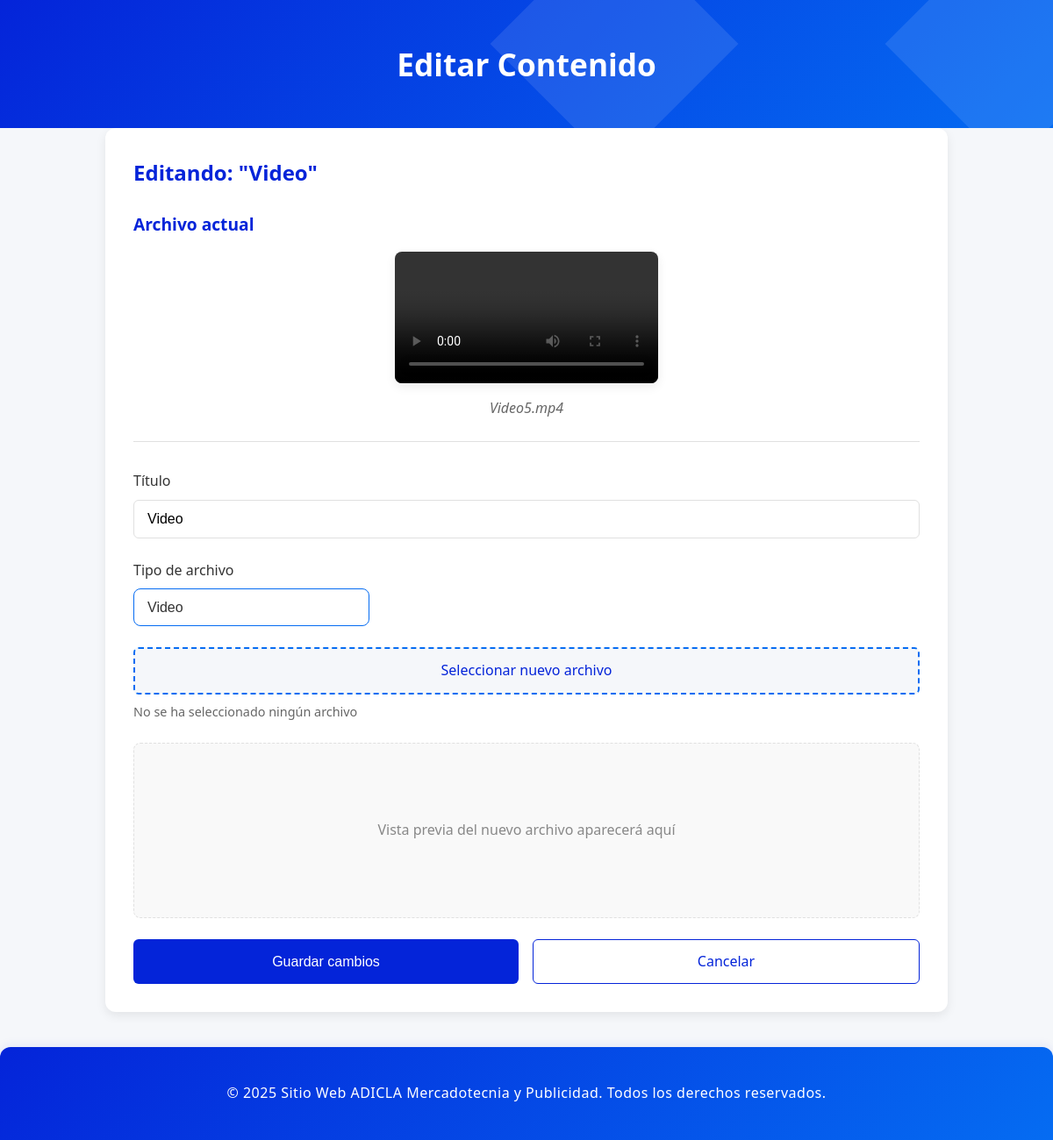
/edit/36/, run on the app's committed database.
### videos/models.py (models this page shows, shortened)
class Media(models.Model):
    MEDIA_TYPES = (
        ('video', 'Video'),
        ('image', 'Imagen'),
    )
    title = models.CharField(max_length=200)
    file = models.FileField(upload_to='media/')  # Carpeta única para videos e imágenes
    media_type = models.CharField(max_length=10, choices=MEDIA_TYPES)
    uploaded_at = models.DateTimeField(auto_now_add=True)

### videos/views.py (the view)
# urls.py: path('edit/<int:media_id>/', views.edit_media, name='edit_video'),
def edit_media(request, media_id):
    media = get_object_or_404(Media, id=media_id)
    if request.method == 'POST':
        form = MediaForm(request.POST, request.FILES, instance=media)
        if form.is_valid():
            form.save()
            messages.success(request, 'Cambios guardados correctamente')
            return redirect('upload')
        else:
            print(form.errors)  # Solo para depuración
    else:
        form = MediaForm(instance=media)
    return render(request, 'videos/edit_video.html', {'form': form, 'media': media})

### videos/forms.py
class MediaForm(forms.ModelForm):
    class Meta:
        model = Media
        fields = ('title', 'file', 'media_type')
        labels = {
            'title': 'Título',
            'file': 'Cargar archivo',
            'media_type': 'Tipo de archivo',
        }
        widgets = {
            'file': CustomClearableFileInput(),
        }

### videos/templates/videos/edit_video.html (shortened to what this page needs)
{% load static %}
{% load widget_tweaks %}
<!DOCTYPE html>
<html lang="es">
<head>
    <link rel="stylesheet" href="{% static 'videos/css/edit_video.css' %}">
</head>
<header>
    <h1>Editar Contenido</h1>
</header>
<body>
    <div class="container">
        <main>
            <div class="card">
                <h2>Editando: "{{ media.title }}"</h2>
                <div class="preview-section">
                    <h3>Archivo actual</h3>
                    <div class="media-preview">
                        {% if media.media_type == 'video' %}
                        <video controls src="{{ media.file.url }}"></video>
                        {% elif media.media_type == 'image' %}
                        <img src="{{ media.file.url }}" alt="{{ media.title }}">
                        {% endif %}
                    </div>
                    <p class="filename">{{ media.file.name|slice:"6:" }}</p>
                </div>
                <form method="post" enctype="multipart/form-data" class="edit-form" id="editForm">
                    <div class="form-group">
                        <label for="{{ form.title.id_for_label }}">Título</label>
                        {{ form.title|add_class:"form-input" }}
                    </div>
                    <div class="form-group">
                        <label for="{{ form.media_type.id_for_label }}">Tipo de archivo</label>
                        {{ form.media_type|add_class:"form-select" }}
                    </div>
                    <div class="form-group">
                        <label class="file-upload-label">
                            <span>Seleccionar nuevo archivo</span>
                        </label>
                        <p class="file-info" id="fileInfo">No se ha seleccionado ningún archivo</p>
                    </div>
                    <div id="preview-container" class="preview-container">
                        <div class="preview-placeholder" id="previewPlaceholder">
                            <p>Vista previa del nuevo archivo aparecerá aquí</p>
                        </div>
                    </div>
                    <div class="form-actions">
                        <button type="submit" class="btn btn-primary">Guardar cambios</button>
                        <a href="{% url 'upload' %}" class="btn btn-secondary">Cancelar</a>
                    </div>
                </form>
            </div>
        </main>
    </div>
    <footer>
        <p>© 2025 Sitio Web ADICLA Mercadotecnia y Publicidad. Todos los derechos reservados.</p>
    </footer>
</body>
</html>

### videos/static/videos/css/edit_video.css (style rules this page uses)
:root { --primary: #0424D9; --primary-light: #056CF2; --secondary: #0583F2; --dark: #333333; --light: #f5f7fa; --border: #e0e0e0; --shadow: 0 4px 12px rgba(0, 0, 0, 0.08); --success: #28a745; }
* { margin: 0; padding: 0; box-sizing: border-box; }
body { font-family: 'Segoe UI', Tahoma, Geneva, Verdana, sans-serif; background-color: var(--light); color: var(--dark); line-height: 1.6; }
.container { max-width: 1000px; margin: 0 auto; padding: 0 20px; }
header { background: linear-gradient(135deg, #0424D9, #056CF2); padding: 45px 0; text-align: center; font-size: 2em; font-weight: 700; color: white; position: relative; overflow: hidden; }
header::before, header::after { content: ''; position: absolute; width: 200px; height: 200px; background-color: rgba(255, 255, 255, 0.1); transform: rotate(45deg); top: -50px; }
header::after { right: -50px; }
header h1 { font-size: 2.2rem; font-weight: 600; }
.card { background: white; border-radius: 12px; box-shadow: var(--shadow); padding: 2rem; margin-bottom: 2rem; }
.card h2 { color: var(--primary); margin-bottom: 1.5rem; font-size: 1.5rem; font-weight: 600; }
.preview-section { margin-bottom: 2rem; padding-bottom: 1.5rem; border-bottom: 1px solid var(--border); }
.preview-section h3 { color: var(--primary); margin-bottom: 1rem; font-size: 1.2rem; }
.media-preview { display: flex; justify-content: center; margin-bottom: 1rem; }
.media-preview video, .media-preview img { max-width: 100%; max-height: 300px; border-radius: 8px; box-shadow: var(--shadow); object-fit: contain; }
.filename { text-align: center; color: #666; font-style: italic; }
.edit-form { margin-top: 1.5rem; }
.form-group { margin-bottom: 1.5rem; }
.form-group label { display: block; margin-bottom: 0.5rem; font-weight: 500; color: var(--dark); }
.form-input { width: 100%; padding: 12px 15px; border: 1px solid var(--border); border-radius: 6px; font-size: 1rem; transition: border-color 0.3s; }
.form-select { width: 30%; padding: 12px 15px; border-radius: 8px; border: 1px solid var(--primary-light); font-size: 1rem; color: var(--dark); background-color: #fff; appearance: none; -webkit-appearance: none; -moz-appearance: none; cursor: pointer; transition: border-color 0.3s ease, box-shadow 0.3s ease; }
.file-upload-label { display: inline-block; padding: 12px 24px; background-color: var(--light); border: 2px dashed var(--primary-light); border-radius: 6px; cursor: pointer; transition: all 0.3s; text-align: center; margin-bottom: 0.5rem; }
.file-upload-label span { color: var(--primary); font-weight: 500; }
.file-info { font-size: 0.9rem; color: #666; margin-top: 0.5rem; }
.preview-container { margin: 1.5rem 0; display: flex; justify-content: center; min-height: 200px; border: 1px dashed var(--border); border-radius: 8px; padding: 1rem; background-color: #f9f9f9; position: relative; }
.preview-placeholder { display: flex; align-items: center; justify-content: center; color: #888; text-align: center; }
.form-actions { display: flex; gap: 1rem; margin-top: 1.5rem; }
.btn { padding: 12px 24px; border-radius: 6px; font-size: 1rem; font-weight: 500; cursor: pointer; transition: all 0.3s; border: none; text-decoration: none; text-align: center; flex: 1; }
.btn-primary { background-color: var(--primary); color: white; }
.btn-secondary { background-color: white; color: var(--primary); border: 1px solid var(--primary); }
footer { background: linear-gradient(135deg, #0424D9, #056CF2); color: white; text-align: center; padding: 40px 0; font-size: 1em; font-weight: 500; border-top-left-radius: 12px; border-top-right-radius: 12px; box-shadow: 0 -2px 12px rgba(4, 36, 217, 0.08); margin-top: 40px; letter-spacing: 0.5px; }

### data on the page
Media: title "Video", file.name "Video5.mp4", media_type "Video"
